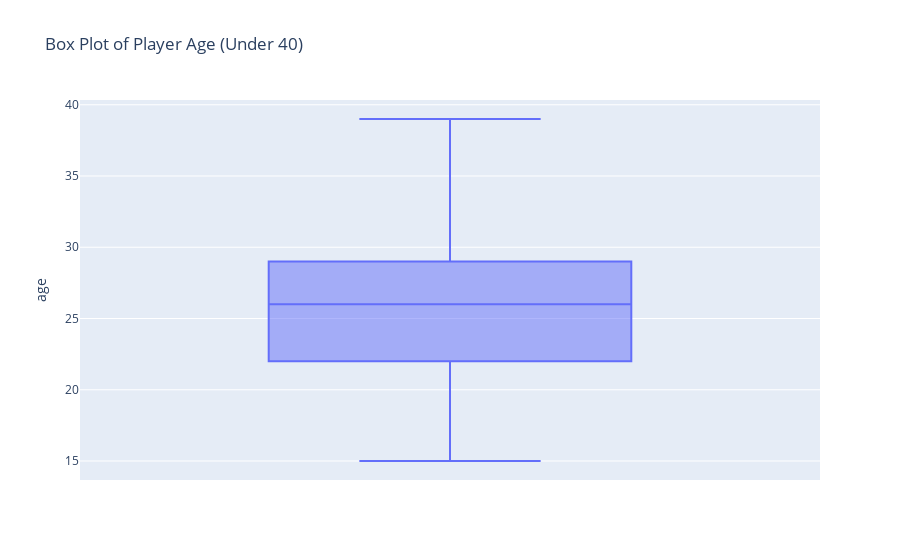

Write notebook code for a chart like this one.
### Code cell
df_filtered = df[df['age'] < 40]

# Create a box plot for the filtered data
fig = px.box(df_filtered, y='age', title="Box Plot of Player Age (Under 40)")

# Show the plot
fig.show()

### Figure 1 — Plotly figure (JSON) as saved in the notebook; plotly's stock layout.template omitted (floating-point values rounded to 4 significant figures; data arrays with more than 128 entries replaced by an {"elided": "..."} marker saying what was removed)
{"data": [{"alignmentgroup": "True", "hovertemplate": "age=%{y}<extra></extra>", "legendgroup": "", "marker": {"color": "#636efa"}, "name": "", "notched": false, "offsetgroup": "", "orientation": "v", "showlegend": false, "type": "box", "x0": " ", "xaxis": "x", "y": {"elided": "10721 int values"}, "y0": " ", "yaxis": "y"}], "layout": {"autosize": true, "boxmode": "group", "legend": {"tracegroupgap": 0}, "title": {"text": "Box Plot of Player Age (Under 40)"}, "xaxis": {"anchor": "y", "autorange": true, "domain": [0, 1], "range": [-0.5, 0.5], "type": "category"}, "yaxis": {"anchor": "x", "autorange": true, "domain": [0, 1], "range": [13.67, 40.33], "title": {"text": "age"}, "type": "linear"}}}
